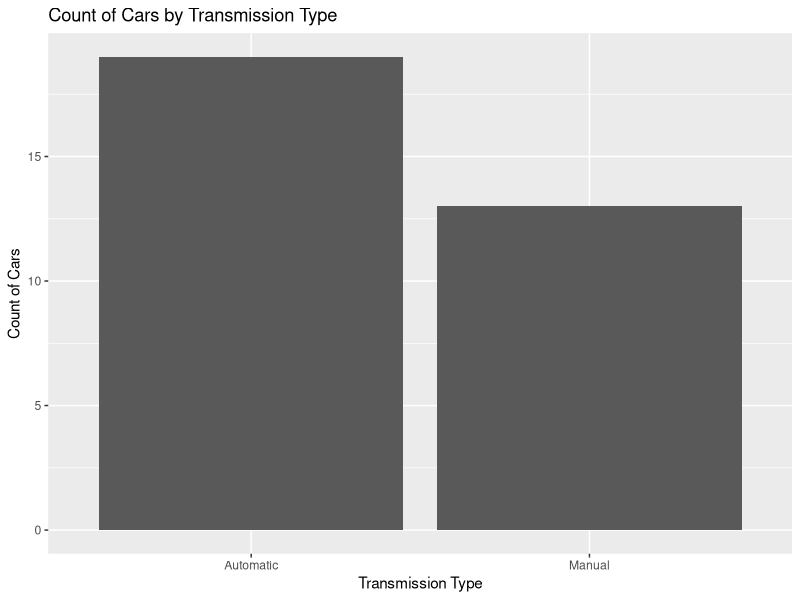
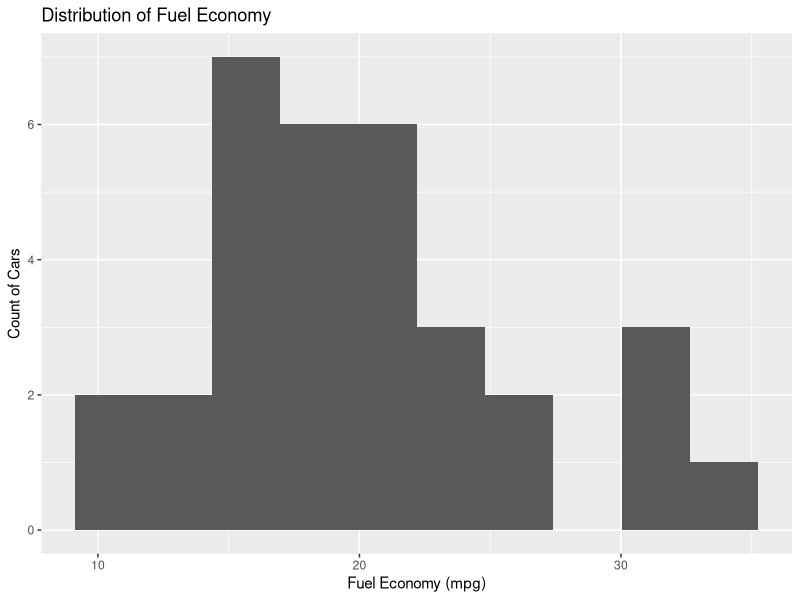
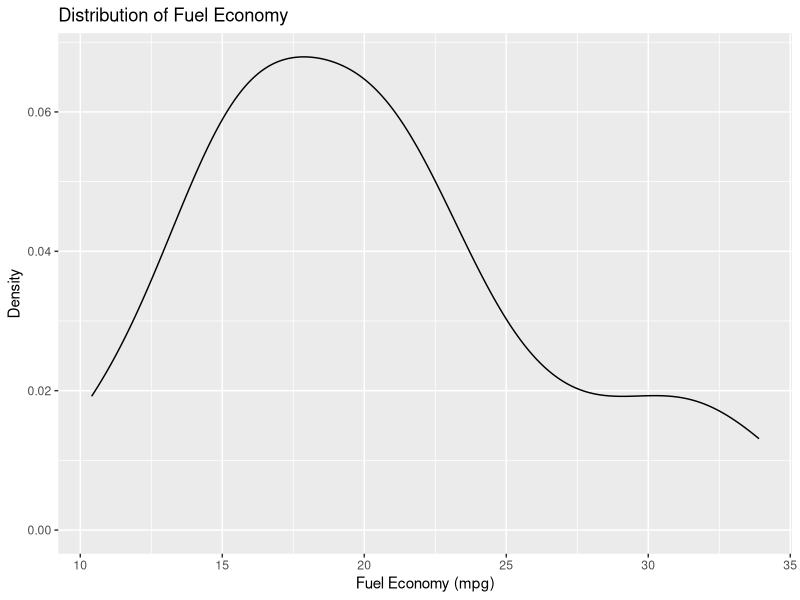
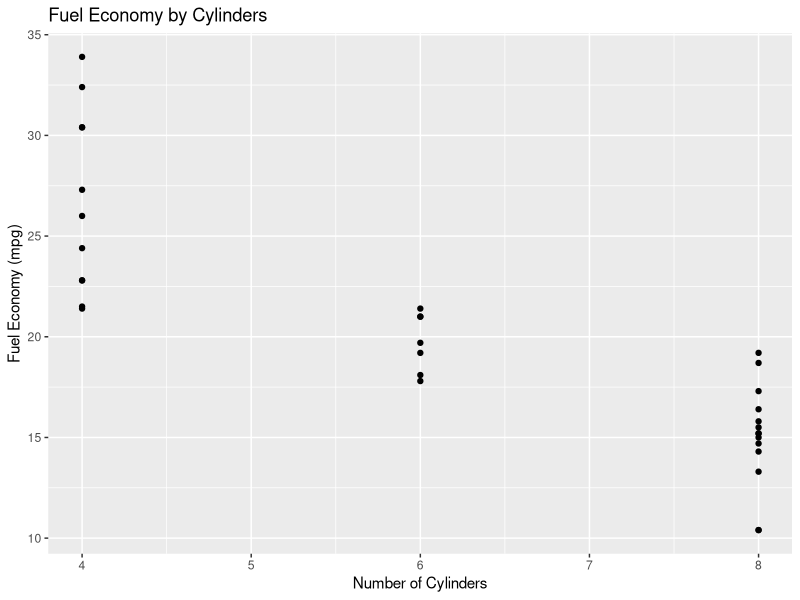

Here is the R script that generated these plots, in order:
## ---- chunk 1
# Load the ggplot2 library
library(ggplot2)
## ---- chunk 2
# Read the CSV file
cars <- read.csv("Cars.csv")

head(cars)
## ---- chunk 3
# Create a frequency bar chart
ggplot(
    data = cars, 
    aes(x = Transmission)) + 
    geom_bar() +
    ggtitle("Count of Cars by Transmission Type") +
    xlab("Transmission Type") +
    ylab("Count of Cars")
## ---- chunk 4
# Create a histogram
ggplot(
    data = cars, 
    aes(x = Fuel.Economy)) +
    geom_histogram(
        bins = 10) +
    ggtitle("Distribution of Fuel Economy") +
    xlab("Fuel Economy (mpg)") +
    ylab("Count of Cars")
## ---- chunk 5
# Create a density plot
ggplot(
    data = cars, 
    aes(x = Fuel.Economy)) +
    geom_density() +
    ggtitle("Distribution of Fuel Economy") +
    xlab("Fuel Economy (mpg)") +
    ylab("Density")
## ---- chunk 6

# Create a scatterplot
ggplot(
    data = cars, 
    aes(
        x = Cylinders,
        y = Fuel.Economy)) +
    geom_point() +
    ggtitle("Fuel Economy by Cylinders") +
    xlab("Number of Cylinders") +
    ylab("Fuel Economy (mpg)")
